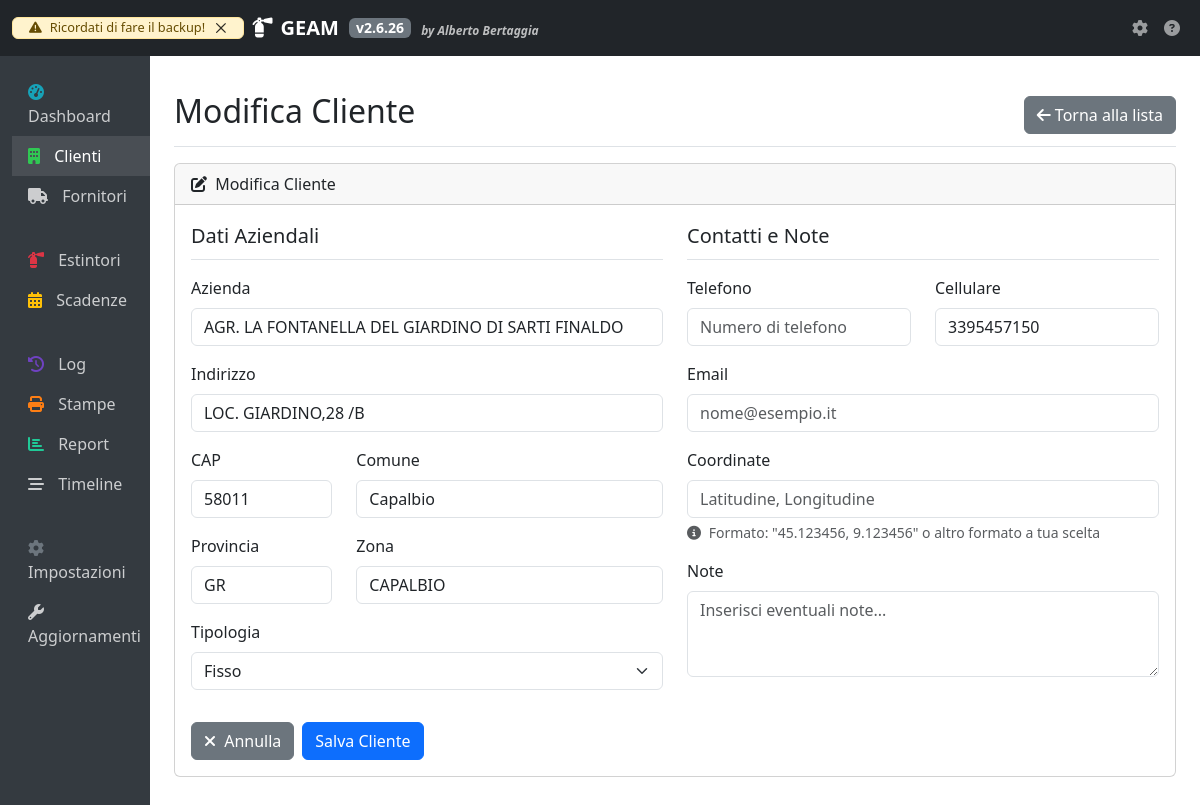
Page /clienti/modifica/1 on the earlier database version.
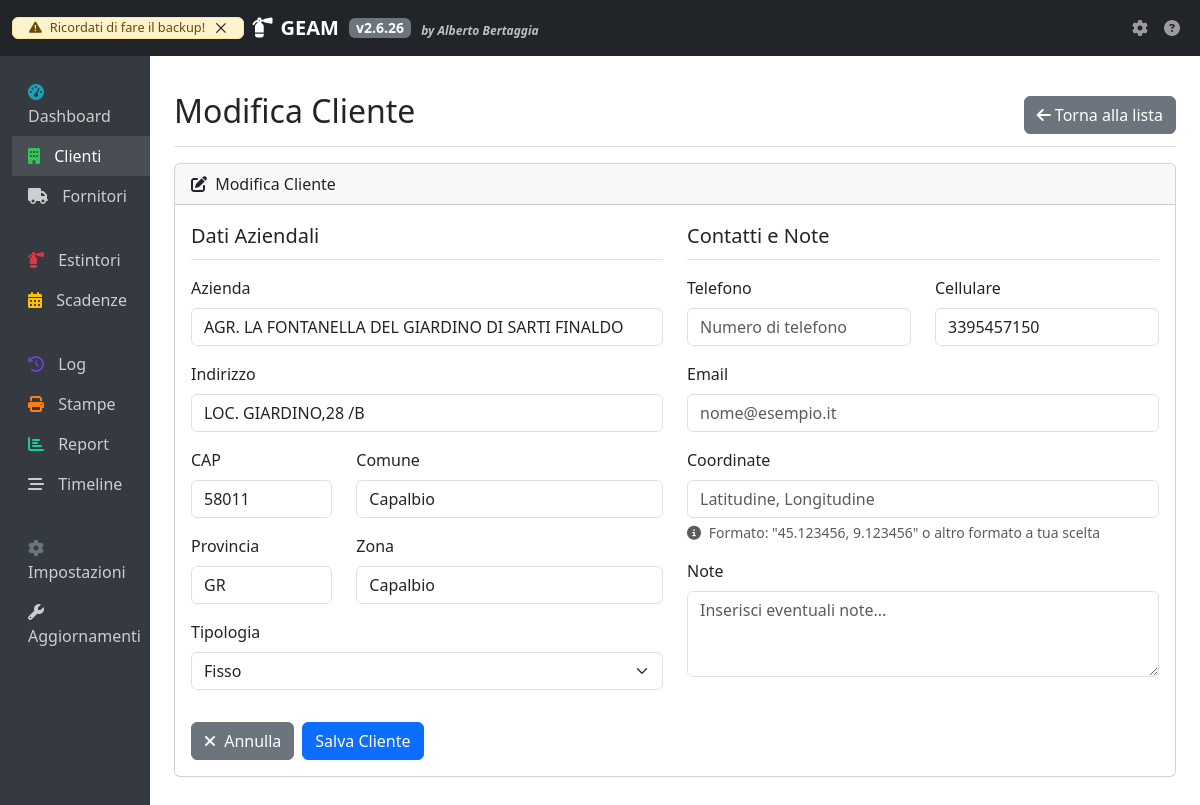
Same page on the later database version.
### app/models/cliente.py (models this page shows, shortened)
class Cliente(db.Model):
    __tablename__ = 'clienti'
    id = db.Column(db.Integer, primary_key=True)
    azienda = db.Column(db.String(100), unique=True, nullable=False, index=True)
    indirizzo = db.Column(db.String(150), nullable=False)
    cap = db.Column(db.String(5), nullable=False)
    provincia = db.Column(db.String(2), nullable=False)
    comune = db.Column(db.String(100), nullable=False)
    zona = db.Column(db.String(100), nullable=False)
    tipologia = db.Column(db.String(20), nullable=False)
    telefono = db.Column(db.String(20))
    cellulare = db.Column(db.String(15))
    email = db.Column(db.String(120))
    coordinate = db.Column(db.String(100))
    note = db.Column(db.Text)
    created_at = db.Column(db.DateTime, default=datetime.utcnow)
    updated_at = db.Column(db.DateTime, default=datetime.utcnow, onupdate=datetime.utcnow)
    estintori = db.relationship('Estintore', backref='cliente', lazy='dynamic', cascade='all, delete-orphan')

### app/views/clienti.py (the view, shortened to what this page needs)
@clienti_bp.route('/modifica/<int:id>', methods=['GET', 'POST'])
def modifica(id):
    cliente = Cliente.query.get_or_404(id)
    form = ClienteForm(obj=cliente)
    form.cliente_id.data = cliente.id
    return render_template('clienti/form.html', form=form, cliente=cliente, title='Modifica Cliente')

### app/version.py (called while the page is built, shortened)
def get_config_path():
    instance_path = current_app.instance_path
    return os.path.join(instance_path, CONFIG_FILE)

def load_config():
    config_path = get_config_path()
    try:
        with open(config_path, 'r') as f:
            return json.load(f)
    except Exception as e:
        current_app.logger.error(f"Errore nel caricamento della configurazione: {str(e)}")
        return {
            "version": {
                "major": 1,
                "minor": 0,
                "patch": 0
            },
            "last_update": datetime.datetime.now().strftime('%Y-%m-%d %H:%M:%S')
        }

def get_version():
    config = load_config()
    version = config.get('version', {"major": 1, "minor": 0, "patch": 0})
    return f"{version['major']}.{version['minor']}.{version['patch']}"

### app/templates/clienti/form.html (shortened to what the changed rows need)
{% extends "base.html" %}
{% block page_title %}{{ title }}{% endblock %}
{% block content %}
<div class="card mb-4">
    <div class="card-body">
        <form method="POST" class="needs-validation" novalidate>
            <div class="row mb-3">
                <div class="col-md-6">
                    <fieldset>
                        <div class="mb-3">
                            {{ form.azienda.label(class="form-label") }}
                            {{ form.azienda(class="form-control" + (" is-invalid" if form.azienda.errors else ""), placeholder="Inserisci il nome dell'azienda", autofocus=true) }}
                        </div>
                        <div class="mb-3">
                            {{ form.indirizzo.label(class="form-label") }}
                            {{ form.indirizzo(class="form-control" + (" is-invalid" if form.indirizzo.errors else ""), placeholder="Inserisci l'indirizzo completo") }}
                        </div>
                        <div class="row mb-3">
                            <div class="col-md-4">
                                {{ form.cap.label(class="form-label") }}
                                {{ form.cap(class="form-control" + (" is-invalid" if form.cap.errors else ""), placeholder="00000") }}
                            </div>
                            <div class="col-md-8">
                                {{ form.comune.label(class="form-label") }}
                                {{ form.comune(class="form-control" + (" is-invalid" if form.comune.errors else ""), placeholder="Inserisci il comune") }}
                            </div>
                        </div>
                        <div class="row mb-3">
                            <div class="col-md-4">
                                {{ form.provincia.label(class="form-label") }}
                                {{ form.provincia(class="form-control" + (" is-invalid" if form.provincia.errors else ""), placeholder="XX") }}
                            </div>
                            <div class="col-md-8">
                                {{ form.zona.label(class="form-label") }}
                                {{ form.zona(class="form-control" + (" is-invalid" if form.zona.errors else ""), placeholder="Inserisci la zona") }}
                            </div>
                        </div>
                        <div class="mb-3">
                            {{ form.tipologia.label(class="form-label") }}
                            {{ form.tipologia(class="form-select" + (" is-invalid" if form.tipologia.errors else "")) }}
                        </div>
                    </fieldset>
                </div>
                <div class="col-md-6">
                    <fieldset>
                        <div class="row mb-3">
                            <div class="col-md-6">
                                {{ form.telefono.label(class="form-label") }}
                                {{ form.telefono(class="form-control" + (" is-invalid" if form.telefono.errors else ""), placeholder="Numero di telefono") }}
                            </div>
                            <div class="col-md-6">
                                {{ form.cellulare.label(class="form-label") }}
                                {{ form.cellulare(class="form-control" + (" is-invalid" if form.cellulare.errors else ""), placeholder="es: 3xx1234567") }}
                            </div>
                        </div>
                        <div class="mb-3">
                            {{ form.email.label(class="form-label") }}
                            {{ form.email(class="form-control" + (" is-invalid" if form.email.errors else ""), placeholder="nome@esempio.it", type="email") }}
                        </div>
                        <div class="mb-3">
                            {{ form.coordinate.label(class="form-label") }}
                            {{ form.coordinate(class="form-control" + (" is-invalid" if form.coordinate.errors else ""), placeholder="Latitudine, Longitudine") }}
                            <div class="form-text">
                                <i class="fas fa-info-circle me-1"></i> Formato: "45.123456, 9.123456" o altro formato a tua scelta
                            </div>
                        </div>
                        <div class="mb-3">
                            {{ form.note.label(class="form-label") }}
                            {{ form.note(class="form-control" + (" is-invalid" if form.note.errors else ""), rows="3", placeholder="Inserisci eventuali note...") }}
                        </div>
                    </fieldset>
                </div>
            </div>
        </form>
    </div>
</div>
{% endblock %}

Differences in the rows shown:
changed Cliente "AGR. LA FONTANELLA DEL GIARDINO DI SARTI FINALDO": zona "CAPALBIO" → "Capalbio"
